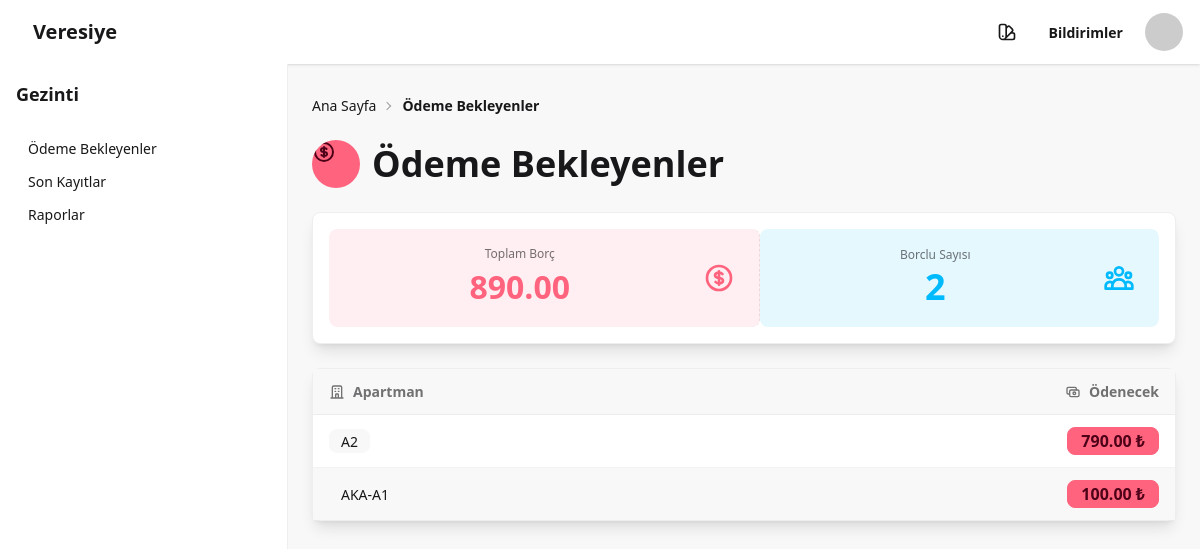
The app's page /payment_waiting/ (signed in), older data.
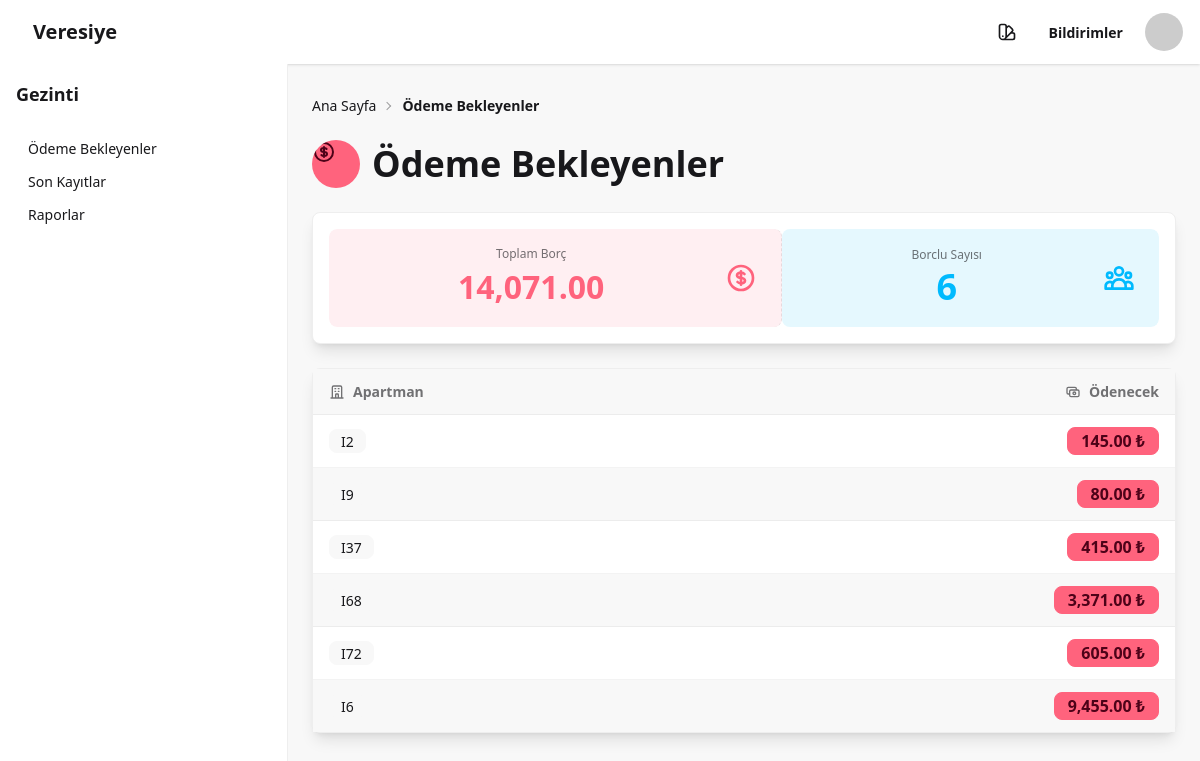
The same page, newer data.
### main/models.py (models this page shows, shortened)
class Apartment(models.Model):
    number = models.CharField(max_length=3)
    name = models.CharField(max_length=100 ,blank=True, null=True)
    phone= models.CharField(max_length=20, blank=True, null=True)

### main/views.py (the view)
# urls.py: path('payment_waiting/', views.payment_waiting, name='payment_waiting'),
@login_required
def payment_waiting(request):
    apartments = Apartment.objects.annotate(
        calc_balance=Coalesce(
            Sum('transactions__amount', filter=Q(transactions__is_debt=True, transactions__active=True)),
            Value(0, output_field=DecimalField())
        ) - Coalesce(
            Sum('transactions__amount', filter=Q(transactions__is_debt=False, transactions__active=True)),
            Value(0, output_field=DecimalField())
        )
    ).filter(calc_balance__gt=0)
    total_debt = apartments.aggregate(total_debt=Coalesce(Sum('calc_balance'), Value(0, output_field=DecimalField())))['total_debt']
    total_count = apartments.count()
    context = {
        'apartments': apartments,
        'total_debt': total_debt,
        'total_count': total_count,
    }
    return render(request, 'payment_waiting.html', context)

### main/templates/payment_waiting.html (shortened to what this page needs)
{% extends 'base.html' %}
{% load humanize %}
{% block content %}
<div class="text-sm breadcrumbs mb-4">
    <ul>
        <li><a href="/">Ana Sayfa</a></li>
        <li class="font-semibold">Ödeme Bekleyenler</li>
    </ul>
</div>
<div class="flex items-center gap-3 mb-6">
    <div class="avatar placeholder">
        <div class="bg-error text-error-content rounded-full w-12">
        </div>
    </div>
    <h1 class="text-3xl md:text-4xl font-bold">Ödeme Bekleyenler</h1>
</div>
<div class="card bg-base-100 shadow-lg border border-base-300 mb-6">
    <div class="card-body p-4">
        {% load humanize %}
        <div class="stats stats-vertical sm:stats-horizontal shadow-none">
            <div class="stat place-items-center bg-error/10 rounded-box">
                <div class="stat-figure text-error">
                </div>
                <div class="stat-title">Toplam Borç</div>
                <div class="stat-value text-error">{{ total_debt|floatformat:2|intcomma }}</div>
            </div>
            <div class="stat place-items-center bg-info/10 rounded-box">
                <div class="stat-figure text-info">
                </div>
                <div class="stat-title">Borclu Sayısı</div>
                <div class="stat-value text-2xl sm:text-3xl md:text-4xl text-info">{{ total_count }}</div>
            </div>
        </div>
    </div>
</div>
<div class="card bg-base-100 shadow-lg border border-base-300">
    <div class="card-body p-0">
        <div class="overflow-x-auto">
            <table class="table table-zebra w-full text-xs sm:text-sm md:text-base">
                <thead class="bg-base-200">
                    <tr>
                        <th>
                            <div class="flex items-center gap-2">
                                Apartman
                            </div>
                        </th>
                        <th class="text-right">
                            <div class="flex items-center justify-end gap-2">
                                Ödenecek
                            </div>
                        </th>
                    </tr>
                </thead>
                <tbody>
                    {% for account in apartments %}
                    <tr class="cursor-pointer hover:bg-warning/20 transition-colors duration-150" onclick="window.location.href='{% url 'main:apartment_detail' account.number %}';">
                        <td>
                            <div class="flex items-center gap-2">
                                <div class="badge badge-ghost">{{ account.number }}</div>
                            </div>
                        </td>
                        <td class="text-right">
                            <span class="badge badge-error badge-lg font-bold">{{ account.calc_balance|floatformat:2|intcomma }} ₺</span>
                        </td>
                    </tr>
                    {% endfor %}
                </tbody>
            </table>
        </div>
    </div>
</div>
{% endblock %}

### main/templates/base.html (shortened to what this page needs)
{% load static %}
<!DOCTYPE html>
<html lang="en" class="overflow-x-hidden" data-theme="coffee">
<head>
  <link rel="stylesheet" href="{% static 'css/output.css' %}" />
</head>
<body class="w-full min-h-screen bg-base-200 text-base-content overflow-x-hidden">
  <div class="min-h-screen overflow-x-hidden w-full">
    <header class="navbar bg-base-100 shadow-sm w-full max-w-full px-2 md:px-4">
      <div class="flex-1">
        <a class="btn btn-ghost text-lg md:text-xl" href="/">Veresiye</a>
      </div>
      <div class="flex-none gap-1 md:gap-2">
        <div class="dropdown dropdown-end">
          <label tabindex="0" class="btn btn-ghost btn-sm md:btn-md btn-circle">
          </label>
        </div>
        <button class="btn btn-ghost btn-sm md:btn-md hidden sm:inline-flex">Bildirimler</button>
        <div class="dropdown dropdown-end">
          <label tabindex="0" class="btn btn-ghost btn-circle avatar">
            <div class="w-10 rounded-full">
              <img src="https://placehold.co/80x80" alt="User" />
            </div>
          </label>
        </div>
      </div>
    </header>
    <div class="drawer lg:drawer-open">
      <div class="drawer-content flex flex-col w-full overflow-x-hidden">
        <main class="w-full max-w-full p-2 sm:p-4 lg:p-6 overflow-x-hidden">
          {% block content %}{% endblock %}
        </main>
      </div>
      <div class="drawer-side z-40">
        <aside class="w-64 sm:w-72 bg-base-100 min-h-full border-r border-base-300">
          <div class="p-4">
            <h2 class="text-lg font-semibold">Gezinti</h2>
          </div>
          <ul class="menu px-4 pb-6">
            <li><a href="/payment_waiting">Ödeme Bekleyenler</a></li>
            <li><a href="/last_transactions">Son Kayıtlar</a></li>
            <li><a href="/reports">Raporlar</a></li>
          </ul>
        </aside>
      </div>
    </div>
  </div>
</body>
</html>

Row changes from the older to the newer data that the page shows:
no longer on this page (row unchanged): Apartment: number "A2", calc_balance "790.00"
no longer on this page (row unchanged): Apartment: number "AKA-A1", calc_balance "100.00"
added Apartment: number "I2", calc_balance "145.00"
added Apartment: number "I9", calc_balance "80.00"
added Apartment: number "I37", calc_balance "415.00"
added Apartment: number "I68", calc_balance "3,371.00"
added Apartment: number "I72", calc_balance "605.00"
added Apartment: number "I6", calc_balance "9,455.00"
Text that changed along with them:
{{ total_debt|floatformat:2|intcomma }}: "890.00" → "14,071.00"
{{ total_count }}: "2" → "6"
